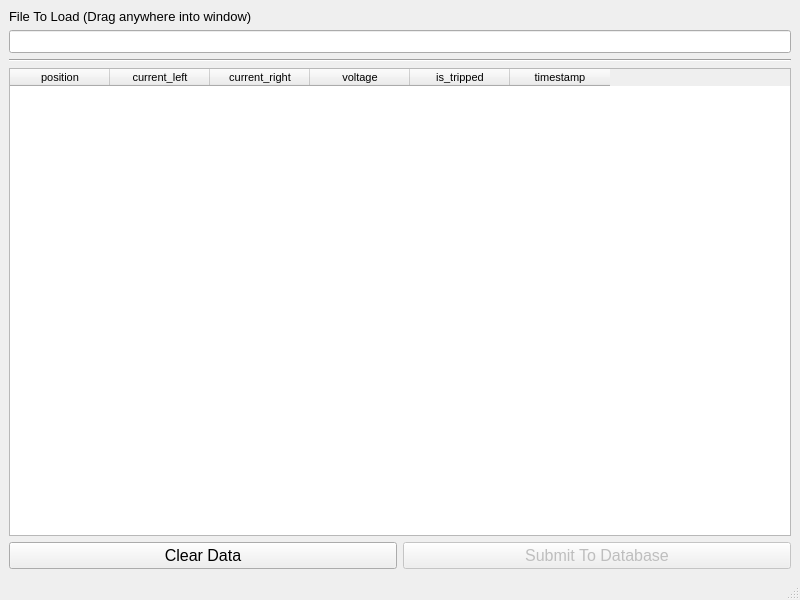
<?xml version="1.0" encoding="UTF-8"?>
<ui version="4.0">
 <class>MainWindow</class>
 <widget class="QMainWindow" name="MainWindow">
  <property name="geometry">
   <rect>
    <x>0</x>
    <y>0</y>
    <width>800</width>
    <height>600</height>
   </rect>
  </property>
  <property name="windowTitle">
   <string>MainWindow</string>
  </property>
  <widget class="QWidget" name="centralwidget">
   <layout class="QGridLayout" name="gridLayout">
    <item row="1" column="0" colspan="3">
     <widget class="QLineEdit" name="fileLE">
      <property name="font">
       <font>
        <pointsize>10</pointsize>
       </font>
      </property>
     </widget>
    </item>
    <item row="0" column="0" colspan="2">
     <widget class="QLabel" name="label_2">
      <property name="font">
       <font>
        <pointsize>10</pointsize>
        <weight>50</weight>
        <bold>false</bold>
       </font>
      </property>
      <property name="text">
       <string>File To Load (Drag anywhere into window)</string>
      </property>
     </widget>
    </item>
    <item row="2" column="0" colspan="3">
     <widget class="Line" name="line">
      <property name="orientation">
       <enum>Qt::Horizontal</enum>
      </property>
     </widget>
    </item>
    <item row="3" column="0" colspan="3">
     <widget class="QTableWidget" name="table">
      <property name="font">
       <font>
        <pointsize>8</pointsize>
       </font>
      </property>
      <property name="rowCount">
       <number>0</number>
      </property>
      <property name="columnCount">
       <number>6</number>
      </property>
      <attribute name="horizontalHeaderVisible">
       <bool>true</bool>
      </attribute>
      <attribute name="verticalHeaderShowSortIndicator" stdset="0">
       <bool>false</bool>
      </attribute>
      <column>
       <property name="text">
        <string>position</string>
       </property>
      </column>
      <column>
       <property name="text">
        <string>current_left</string>
       </property>
      </column>
      <column>
       <property name="text">
        <string>current_right</string>
       </property>
      </column>
      <column>
       <property name="text">
        <string>voltage</string>
       </property>
      </column>
      <column>
       <property name="text">
        <string>is_tripped</string>
       </property>
      </column>
      <column>
       <property name="text">
        <string>timestamp</string>
       </property>
      </column>
     </widget>
    </item>
    <item row="4" column="0" colspan="3">
     <layout class="QHBoxLayout" name="horizontalLayout_2">
      <item>
       <widget class="QPushButton" name="pushButton">
        <property name="font">
         <font>
          <pointsize>12</pointsize>
         </font>
        </property>
        <property name="text">
         <string>Clear Data</string>
        </property>
       </widget>
      </item>
      <item>
       <widget class="QPushButton" name="submitToDbPB">
        <property name="enabled">
         <bool>false</bool>
        </property>
        <property name="font">
         <font>
          <pointsize>12</pointsize>
          <weight>50</weight>
          <bold>false</bold>
         </font>
        </property>
        <property name="text">
         <string>Submit To Database</string>
        </property>
       </widget>
      </item>
     </layout>
    </item>
   </layout>
  </widget>
  <widget class="QStatusBar" name="statusbar"/>
 </widget>
 <resources/>
 <connections/>
</ui>
